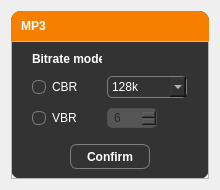
<?xml version="1.0" encoding="UTF-8"?>
<ui version="4.0">
 <class>Form</class>
 <widget class="QWidget" name="Form">
  <property name="geometry">
   <rect>
    <x>0</x>
    <y>0</y>
    <width>220</width>
    <height>190</height>
   </rect>
  </property>
  <property name="sizePolicy">
   <sizepolicy hsizetype="Minimum" vsizetype="Preferred">
    <horstretch>0</horstretch>
    <verstretch>0</verstretch>
   </sizepolicy>
  </property>
  <property name="minimumSize">
   <size>
    <width>220</width>
    <height>190</height>
   </size>
  </property>
  <property name="maximumSize">
   <size>
    <width>16777215</width>
    <height>16777215</height>
   </size>
  </property>
  <property name="windowTitle">
   <string>MP3</string>
  </property>
  <property name="styleSheet">
   <string notr="true">QWidget {
	color: white;
	font-family: &quot;Segoe UI&quot;;
}</string>
  </property>
  <layout class="QVBoxLayout" name="verticalLayout">
   <item>
    <widget class="QFrame" name="base_frame">
     <property name="styleSheet">
      <string notr="true">QFrame#base_frame {
	background-color: #333333;
	border-radius: 10px;

}

QComboBox QAbstractItemView {
	color: black;
}

</string>
     </property>
     <property name="frameShape">
      <enum>QFrame::StyledPanel</enum>
     </property>
     <property name="frameShadow">
      <enum>QFrame::Raised</enum>
     </property>
     <layout class="QVBoxLayout" name="verticalLayout_2">
      <property name="spacing">
       <number>0</number>
      </property>
      <property name="leftMargin">
       <number>0</number>
      </property>
      <property name="topMargin">
       <number>0</number>
      </property>
      <property name="rightMargin">
       <number>0</number>
      </property>
      <property name="bottomMargin">
       <number>0</number>
      </property>
      <item>
       <widget class="QFrame" name="title_bar">
        <property name="sizePolicy">
         <sizepolicy hsizetype="Preferred" vsizetype="Preferred">
          <horstretch>0</horstretch>
          <verstretch>0</verstretch>
         </sizepolicy>
        </property>
        <property name="minimumSize">
         <size>
          <width>0</width>
          <height>30</height>
         </size>
        </property>
        <property name="maximumSize">
         <size>
          <width>16777215</width>
          <height>30</height>
         </size>
        </property>
        <property name="styleSheet">
         <string notr="true">QFrame {
	background-color: #f77f00;
	border-top-left-radius: 10px;
	border-top-right-radius: 10px;
	border-bottom-right-radius: 0px;
	border-bottom-left-radius: 0px;
}</string>
        </property>
        <property name="frameShape">
         <enum>QFrame::NoFrame</enum>
        </property>
        <property name="frameShadow">
         <enum>QFrame::Raised</enum>
        </property>
        <layout class="QHBoxLayout" name="horizontalLayout_3">
         <property name="spacing">
          <number>0</number>
         </property>
         <property name="leftMargin">
          <number>0</number>
         </property>
         <property name="topMargin">
          <number>0</number>
         </property>
         <property name="rightMargin">
          <number>0</number>
         </property>
         <item>
          <widget class="QLabel" name="title">
           <property name="minimumSize">
            <size>
             <width>45</width>
             <height>30</height>
            </size>
           </property>
           <property name="maximumSize">
            <size>
             <width>45</width>
             <height>30</height>
            </size>
           </property>
           <property name="styleSheet">
            <string notr="true">QLabel {
	color: white;
	font-family: &quot;Segoe UI&quot;;
	font-weight: bold;

}</string>
           </property>
           <property name="text">
            <string>MP3</string>
           </property>
           <property name="alignment">
            <set>Qt::AlignCenter</set>
           </property>
          </widget>
         </item>
         <item>
          <spacer name="spacer_title_bar">
           <property name="orientation">
            <enum>Qt::Horizontal</enum>
           </property>
           <property name="sizeHint" stdset="0">
            <size>
             <width>677</width>
             <height>18</height>
            </size>
           </property>
          </spacer>
         </item>
        </layout>
       </widget>
      </item>
      <item alignment="Qt::AlignTop">
       <widget class="QFrame" name="main_frame">
        <property name="sizePolicy">
         <sizepolicy hsizetype="Minimum" vsizetype="Minimum">
          <horstretch>0</horstretch>
          <verstretch>0</verstretch>
         </sizepolicy>
        </property>
        <property name="frameShape">
         <enum>QFrame::StyledPanel</enum>
        </property>
        <property name="frameShadow">
         <enum>QFrame::Raised</enum>
        </property>
        <layout class="QVBoxLayout" name="verticalLayout_3">
         <property name="spacing">
          <number>20</number>
         </property>
         <item alignment="Qt::AlignHCenter|Qt::AlignTop">
          <widget class="QFrame" name="bitrate_mode_frame">
           <property name="sizePolicy">
            <sizepolicy hsizetype="Minimum" vsizetype="Minimum">
             <horstretch>0</horstretch>
             <verstretch>0</verstretch>
            </sizepolicy>
           </property>
           <property name="minimumSize">
            <size>
             <width>170</width>
             <height>80</height>
            </size>
           </property>
           <property name="maximumSize">
            <size>
             <width>16777215</width>
             <height>16777215</height>
            </size>
           </property>
           <property name="frameShape">
            <enum>QFrame::NoFrame</enum>
           </property>
           <property name="frameShadow">
            <enum>QFrame::Raised</enum>
           </property>
           <layout class="QGridLayout" name="gridLayout">
            <property name="leftMargin">
             <number>10</number>
            </property>
            <property name="topMargin">
             <number>0</number>
            </property>
            <property name="rightMargin">
             <number>10</number>
            </property>
            <property name="bottomMargin">
             <number>3</number>
            </property>
            <property name="horizontalSpacing">
             <number>5</number>
            </property>
            <property name="verticalSpacing">
             <number>10</number>
            </property>
            <item row="3" column="0">
             <widget class="QRadioButton" name="cbr_radio">
              <property name="maximumSize">
               <size>
                <width>50</width>
                <height>20</height>
               </size>
              </property>
              <property name="styleSheet">
               <string notr="true">QRadioButton::indicator {
	background-color: #333333;
	border-radius: 6px;
	border: 1px solid #7f7f7f;
	width: 12px;
	height: 12px;
}

QRadioButton::indicator:hover {
	border: 1px solid #f77f00;
}

QRadioButton::indicator:pressed {
	border: 1px solid #f77f00;
	background-color: #222222;
}

QRadioButton::indicator:checked {
	image: url(:/icons/icons/check_white_18dp.svg)
}
</string>
              </property>
              <property name="text">
               <string>CBR</string>
              </property>
              <property name="checked">
               <bool>true</bool>
              </property>
             </widget>
            </item>
            <item row="7" column="0">
             <widget class="QRadioButton" name="vbr_radio">
              <property name="maximumSize">
               <size>
                <width>50</width>
                <height>20</height>
               </size>
              </property>
              <property name="styleSheet">
               <string notr="true">QRadioButton::indicator {
	background-color: #333333;
	border-radius: 6px;
	border: 1px solid #7f7f7f;
	width: 12px;
	height: 12px;
}

QRadioButton::indicator:hover {
	border: 1px solid #f77f00;
}

QRadioButton::indicator:pressed {
	border: 1px solid #f77f00;
	background-color: #222222;
}

QRadioButton::indicator:checked {
	image: url(:/icons/icons/check_white_18dp.svg)
}
</string>
              </property>
              <property name="text">
               <string>VBR</string>
              </property>
             </widget>
            </item>
            <item row="2" column="0">
             <widget class="QLabel" name="bitrate_title">
              <property name="sizePolicy">
               <sizepolicy hsizetype="Preferred" vsizetype="Fixed">
                <horstretch>0</horstretch>
                <verstretch>0</verstretch>
               </sizepolicy>
              </property>
              <property name="minimumSize">
               <size>
                <width>70</width>
                <height>15</height>
               </size>
              </property>
              <property name="maximumSize">
               <size>
                <width>70</width>
                <height>15</height>
               </size>
              </property>
              <property name="styleSheet">
               <string notr="true">QLabel {
	font-weight: bold

}</string>
              </property>
              <property name="text">
               <string>Bitrate mode</string>
              </property>
             </widget>
            </item>
            <item row="3" column="1">
             <widget class="QComboBox" name="cbr_combo">
              <property name="minimumSize">
               <size>
                <width>80</width>
                <height>0</height>
               </size>
              </property>
              <property name="styleSheet">
               <string notr="true">QComboBox {
	background-color: #333333;
	color: white;
	border: 1px solid #7f7f7f;
	border-radius: 5px;
	padding: 2px;
	padding-left: 4px;

}

QComboBox:hover {
	border: 1px solid #f77f00;
}

QComboBox:focus {
	border: 1px solid #f77f00;
}

QComboBox:disabled {
	background-color: #555555;
	color: #262626;
	border-color: rgb(80, 80, 80);
}
</string>
              </property>
              <property name="currentIndex">
               <number>10</number>
              </property>
              <item>
               <property name="text">
                <string>8k</string>
               </property>
              </item>
              <item>
               <property name="text">
                <string>16k</string>
               </property>
              </item>
              <item>
               <property name="text">
                <string>24k</string>
               </property>
              </item>
              <item>
               <property name="text">
                <string>32k</string>
               </property>
              </item>
              <item>
               <property name="text">
                <string>40k</string>
               </property>
              </item>
              <item>
               <property name="text">
                <string>48k</string>
               </property>
              </item>
              <item>
               <property name="text">
                <string>64k</string>
               </property>
              </item>
              <item>
               <property name="text">
                <string>80k</string>
               </property>
              </item>
              <item>
               <property name="text">
                <string>96k</string>
               </property>
              </item>
              <item>
               <property name="text">
                <string>112k</string>
               </property>
              </item>
              <item>
               <property name="text">
                <string>128k</string>
               </property>
              </item>
              <item>
               <property name="text">
                <string>160k</string>
               </property>
              </item>
              <item>
               <property name="text">
                <string>192k</string>
               </property>
              </item>
              <item>
               <property name="text">
                <string>224k</string>
               </property>
              </item>
              <item>
               <property name="text">
                <string>256k</string>
               </property>
              </item>
              <item>
               <property name="text">
                <string>320k</string>
               </property>
              </item>
             </widget>
            </item>
            <item row="7" column="1">
             <widget class="QSpinBox" name="vbr_spinbox">
              <property name="enabled">
               <bool>false</bool>
              </property>
              <property name="sizePolicy">
               <sizepolicy hsizetype="Minimum" vsizetype="Fixed">
                <horstretch>0</horstretch>
                <verstretch>0</verstretch>
               </sizepolicy>
              </property>
              <property name="minimumSize">
               <size>
                <width>0</width>
                <height>20</height>
               </size>
              </property>
              <property name="maximumSize">
               <size>
                <width>50</width>
                <height>20</height>
               </size>
              </property>
              <property name="styleSheet">
               <string notr="true">QSpinBox {
	background-color: #333333;
	color: white;
	border: 1px solid #7f7f7f;
	border-radius: 5px;
	padding: 2px;
	padding-left: 4px;

}

QSpinBox:hover {
	border: 1px solid #f77f00;
}

QSpinBox:focus {
	border: 1px solid #f77f00;
}

QSpinBox:disabled {
	background-color: #555555;
	color: #262626;
	border-color: rgb(80, 80, 80);
}

</string>
              </property>
              <property name="maximum">
               <number>9</number>
              </property>
              <property name="value">
               <number>6</number>
              </property>
             </widget>
            </item>
           </layout>
          </widget>
         </item>
         <item alignment="Qt::AlignHCenter">
          <widget class="QPushButton" name="confirm_btn">
           <property name="sizePolicy">
            <sizepolicy hsizetype="Fixed" vsizetype="Fixed">
             <horstretch>0</horstretch>
             <verstretch>0</verstretch>
            </sizepolicy>
           </property>
           <property name="minimumSize">
            <size>
             <width>80</width>
             <height>25</height>
            </size>
           </property>
           <property name="maximumSize">
            <size>
             <width>90</width>
             <height>25</height>
            </size>
           </property>
           <property name="styleSheet">
            <string notr="true">QPushButton {
	color: white;
	background-color: none;
	border-radius: 7px;
	border: 1px solid #7f7f7f;
	padding: 0px;
	font-weight: bold;
}

QPushButton:hover {
	border: 1px solid rgb(33, 213, 93);
}

QPushButton:pressed {
	background-color: rgb(33, 213, 93);
}



</string>
           </property>
           <property name="text">
            <string>Confirm</string>
           </property>
           <property name="icon">
            <iconset resource="../resources/resources.qrc">
             <normaloff>:/icons/icons/check_white_18dp.svg</normaloff>:/icons/icons/check_white_18dp.svg</iconset>
           </property>
          </widget>
         </item>
        </layout>
       </widget>
      </item>
     </layout>
    </widget>
   </item>
  </layout>
 </widget>
 <resources>
  <include location="../resources/resources.qrc"/>
 </resources>
 <connections>
  <connection>
   <sender>cbr_radio</sender>
   <signal>toggled(bool)</signal>
   <receiver>cbr_combo</receiver>
   <slot>setEnabled(bool)</slot>
   <hints>
    <hint type="sourcelabel">
     <x>60</x>
     <y>83</y>
    </hint>
    <hint type="destinationlabel">
     <x>130</x>
     <y>83</y>
    </hint>
   </hints>
  </connection>
  <connection>
   <sender>cbr_radio</sender>
   <signal>toggled(bool)</signal>
   <receiver>vbr_spinbox</receiver>
   <slot>setDisabled(bool)</slot>
   <hints>
    <hint type="sourcelabel">
     <x>67</x>
     <y>88</y>
    </hint>
    <hint type="destinationlabel">
     <x>118</x>
     <y>108</y>
    </hint>
   </hints>
  </connection>
  <connection>
   <sender>vbr_radio</sender>
   <signal>toggled(bool)</signal>
   <receiver>cbr_combo</receiver>
   <slot>setDisabled(bool)</slot>
   <hints>
    <hint type="sourcelabel">
     <x>66</x>
     <y>115</y>
    </hint>
    <hint type="destinationlabel">
     <x>125</x>
     <y>88</y>
    </hint>
   </hints>
  </connection>
  <connection>
   <sender>vbr_radio</sender>
   <signal>toggled(bool)</signal>
   <receiver>vbr_spinbox</receiver>
   <slot>setEnabled(bool)</slot>
   <hints>
    <hint type="sourcelabel">
     <x>57</x>
     <y>116</y>
    </hint>
    <hint type="destinationlabel">
     <x>121</x>
     <y>116</y>
    </hint>
   </hints>
  </connection>
 </connections>
</ui>
